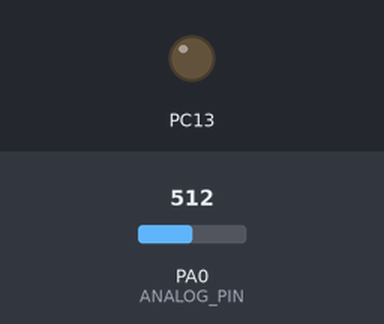
A sketch run on a simulated STM32 Blue Pill. On the bench: output pins drawn as LEDs (lit = HIGH). Dashed ring = blinking. The inputs (shaded band) are chosen by the test bench; at power-on: PA0 (ANALOG_PIN) = 512 (analog values on the 0–1023 scale).

Above: at 1.1 s.
At 2.8 s:
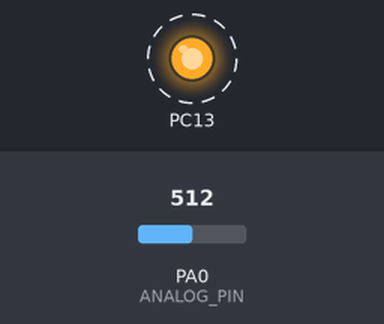
Timing chart, 0 to 5.3 s (numbered marks = the images above):
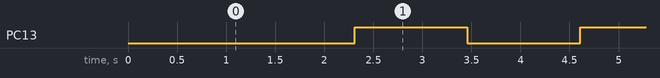

Measured:
- by itself, PC13: alternates HIGH for 1.1 s and LOW for 1.1 s

The sketch:

sampler_prog.ino
```cpp
const uint8_t ANALOG_PIN = PA0;
const unsigned long SAMPLE_INTERVAL_US = 500; // 500 us = 2 kHz

unsigned long lastSampleMicros = 0;
uint16_t blinkCounter = 0;
bool ledState = false;

void setup() {
  pinMode(ANALOG_PIN, INPUT_ANALOG);
  pinMode(PC13, OUTPUT);
  analogReadResolution(12); // 0 to 4095 (0 V to 3.3 V at PA0)

  Serial1.begin(460800);    // PA9 (TX) / PA10 (RX)
  lastSampleMicros = micros();
}

void loop() {
  unsigned long now = micros();

  if (now - lastSampleMicros >= SAMPLE_INTERVAL_US) {
    if (now - lastSampleMicros > 5000) {
      lastSampleMicros = now;
    } else {
      lastSampleMicros += SAMPLE_INTERVAL_US;
    }

    uint16_t emgSample = analogRead(ANALOG_PIN);
    Serial1.println(emgSample);

    // Toggle onboard PC13 LED every 1000 samples (0.5 s ON / 0.5 s OFF)
    if (++blinkCounter >= 1000) {
      blinkCounter = 0;
      ledState = !ledState;
      digitalWrite(PC13, ledState ? LOW : HIGH);
    }
  }
}
```
